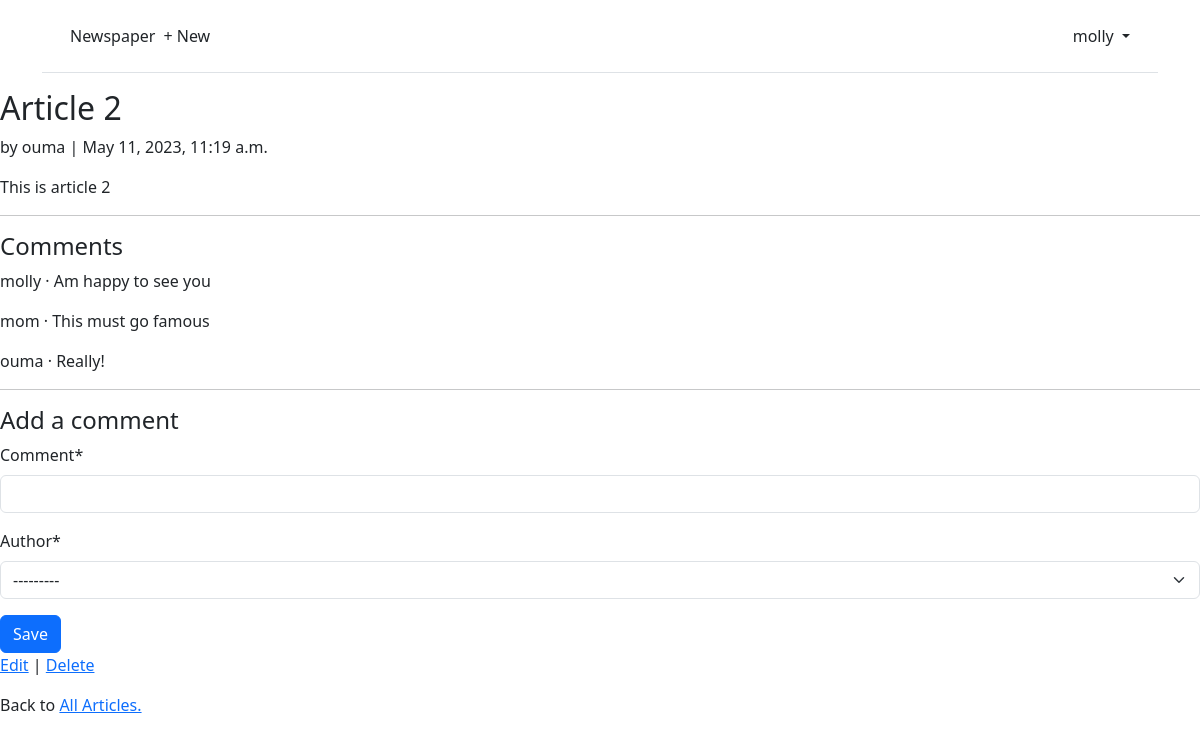
The page /articles/2/ (signed in) on the database its author committed.
### accounts/models.py (models this page shows)
class CustomUser(AbstractUser):
    age = models.PositiveIntegerField(null=True, blank=True)

### articles/models.py (models this page shows, shortened)
class Article(models.Model):
    title = models.CharField(max_length=255)
    body = models.TextField()
    date = models.DateTimeField(auto_now_add=True)
    author = models.ForeignKey(
        settings.AUTH_USER_MODEL,
        on_delete=models.CASCADE,
    )

class Comment(models.Model):
    article = models.ForeignKey(Article, on_delete=models.CASCADE)
    comment = models.CharField(max_length=140)
    author = models.ForeignKey(
        settings.AUTH_USER_MODEL,
        on_delete=models.CASCADE,
    )
    def __str__(self):
        return self.comment

### articles/views.py (the view, shortened to what this page needs)
# urls.py: path('<int:pk>/', ArticleDetailView.as_view(), name='article_detail'),
class ArticleDetailView(LoginRequiredMixin, View):
    def get(self, request, *args, **kwargs):
        view = CommentGet.as_view()
        return view(request, *args, **kwargs)

### articles/forms.py
class CommentForm(forms.ModelForm):
    class Meta:
        model = Comment
        fields = ('comment', 'author')

### articles/views.py (called while the page is built)
    def get_context_data(self, **kwargs):
        context = super().get_context_data(**kwargs)
        context['form'] = CommentForm()
        return context

### templates/article_detail.html (shortened to what this page needs)
{% extends "base.html" %}
{% load crispy_forms_tags %}
{% block content %}
    <div class="article-entry">
        <h2>{{ object.title }}</h2>
        <p>by {{ object.author }} | {{ object.date }}</p>
        <p>{{ object.body }}</p>
    </div>
    <hr>
    <h4>Comments</h4>
    {% for comment in article.comment_set.all %}
        <p>{{ comment.author }} &middot; {{ comment }}</p>
    {% endfor %}
    <hr>
    <h4>Add a comment</h4>
    <form action="" method="post">
        {{ form|crispy }}
        <button class="btn btn-primary ml-2" type="submit">Save</button>
    </form>
    <p><a href="{% url 'article_edit' article.pk %}">Edit</a>
    | <a href="{% url 'article_delete' article.pk %}">Delete</a> </p>
    <p>Back to <a href="{% url 'article_list' %}">All Articles.</a> </p>
{% endblock content %}

### templates/base.html (shortened to what this page needs)
<!DOCTYPE html>
<html lang="en">
    <head>
        <link href="https://cdn.jsdelivr.net/npm/bootstrap@5.3.0-alpha3/dist/css/bootstrap.min.css" rel="stylesheet">
    </head>
    <body>
        <div class="container">
            <header class="p-3 mb-3 border-bottom">
                <div class="container">
                    <div class="d-flex flex-wrap align-items-center justify-content-center
                    justify-content-lg-start">
                        <a class="navbar-brand" href="{% url 'home' %}">Newspaper</a>
                        <ul class="nav col-12 col-lg-auto me-lg-auto mb-2 justify-content-center mb-md-0">
                            {% if user.is_authenticated %}
                            <li><a href="{% url 'article_new' %}" class="nav-link px-2 link-dark">+ New</a> </li>
                        </ul>
                        <div class="dropdown text-end">
                            <a href="#" class="d-block link-dark text-decoration-none dropdown-toggle"
                            id="dropdownUser1" data-bs-toggle="dropdown" aria-expanded="false">
                            {{ user.username }}
                            </a>
                        </div>
                            {% endif %}
                    </div>
                </div>
            </header>
        </div>
        <main>
            {% block content %}
            {% endblock content %}
        </main>
    </body>
</html>

### rows shown on the page
CustomUser: username "molly"
Article: title "Article 2", author "ouma", date "May 11, 2023, 11:19 a.m.", body "This is article 2"
Comment: author "molly", comment "Am happy to see you"
Comment: author "mom", comment "This must go famous"
Comment: author "ouma", comment "Really!"
